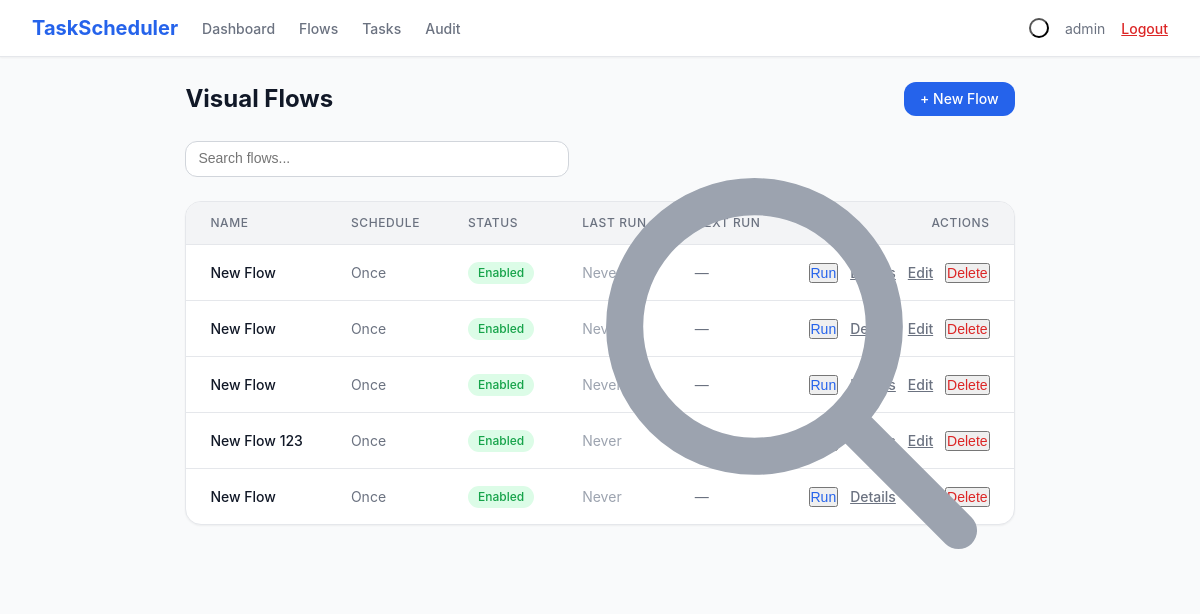
/flows (signed in), run on the app's committed database.
### models.py (models this page shows, shortened)
class Flow(db.Model):
    __tablename__ = 'flows'
    id = db.Column(db.Integer, primary_key=True)
    name = db.Column(db.String(200), nullable=False)
    schedule_type = db.Column(db.String(50), nullable=False)
    schedule_config = db.Column(db.Text, default='{}')
    enabled = db.Column(db.Boolean, default=True)
    nodes = db.Column(db.Text, default='[]')
    connections = db.Column(db.Text, default='[]')
    timeout_seconds = db.Column(db.Integer, default=30)
    max_retries = db.Column(db.Integer, default=0)
    last_run_time = db.Column(db.DateTime, nullable=True)
    last_run_status = db.Column(db.String(20), nullable=True)
    last_run_output = db.Column(db.Text, nullable=True)
    last_run_node_errors = db.Column(db.Text, default='{}')
    next_run_time = db.Column(db.DateTime, nullable=True)
    created_at = db.Column(db.DateTime, default=datetime.utcnow)
    updated_at = db.Column(db.DateTime, default=datetime.utcnow, onupdate=datetime.utcnow)

### app.py (the view)
@app.route('/flows')
@login_required
def flows_list():
    search = request.args.get('search', '')
    query = Flow.query
    if search:
        query = query.filter(Flow.name.contains(search))
    flows = query.order_by(Flow.created_at.desc()).all()
    return render_template('flows.html', flows=flows, search=search)

### app.py (called while the page is built)
def login_required(f):
    @wraps(f)
    def decorated_function(*args, **kwargs):
        if 'user_id' not in session:
            if request.is_json or request.path.startswith('/api/'):
                return jsonify({'error': 'Unauthorized'}), 401
            return redirect(url_for('login'))
        return f(*args, **kwargs)
    return decorated_function

### templates/flows.html (shortened to what this page needs)
{% extends "base.html" %}
{% block content %}
<div class="space-y-6">
    <div class="flex items-center justify-between">
        <h1 class="text-2xl font-bold text-body">Visual Flows</h1>
        <a href="{{ url_for('flow_new') }}" class="btn btn-primary">+ New Flow</a>
    </div>
    <div class="relative">
        <input type="text" id="searchInput" placeholder="Search flows..." value="{{ search }}"
            class="form-input sm-w-96 pl-10"
            onkeyup="if(event.key==='Enter') location.search='?search='+encodeURIComponent(this.value)">
        <svg class="w-5 h-5 text-light absolute left-3 top-2.5" fill="none" stroke="currentColor" viewBox="0 0 24 24"><path stroke-linecap="round" stroke-linejoin="round" stroke-width="2" d="M21 21l-6-6m2-5a7 7 0 11-14 0 7 7 0 0114 0z"></path></svg>
    </div>
    <div class="card table-wrap">
        <table>
            <thead>
                <tr>
                    <th>Name</th>
                    <th>Schedule</th>
                    <th>Status</th>
                    <th>Last Run</th>
                    <th>Next Run</th>
                    <th class="text-right">Actions</th>
                </tr>
            </thead>
            <tbody>
                {% for flow in flows %}
                <tr>
                    <td>
                        <div class="font-medium text-body">{{ flow.name }}</div>
                    </td>
                    <td class="text-muted">{{ flow.schedule_type|title }}</td>
                    <td>
                        <span class="badge {% if flow.enabled %}badge-green{% else %}badge-gray{% endif %}">
                            {{ 'Enabled' if flow.enabled else 'Disabled' }}
                        </span>
                    </td>
                    <td>
                        {% if flow.last_run_status %}
                        <span class="{% if flow.last_run_status == 'success' %}text-green{% else %}text-red{% endif %}">{{ flow.last_run_status|title }}</span>
                        <div class="text-xs text-muted">{{ flow.last_run_time.strftime('%m/%d %H:%M') if flow.last_run_time }}</div>
                        {% else %}
                        <span class="text-light">Never</span>
                        {% endif %}
                    </td>
                    <td class="text-muted">
                        {{ flow.next_run_time.strftime('%m/%d %H:%M') if flow.next_run_time else '—' }}
                    </td>
                    <td class="text-right space-x-2">
                        <button onclick="runFlow({{ flow.id }})" class="text-primary font-medium text-sm hover:underline">Run</button>
                        <a href="{{ url_for('flow_detail', id=flow.id) }}" class="text-muted font-medium text-sm hover:text-body">Details</a>
                        <a href="{{ url_for('flow_edit', id=flow.id) }}" class="text-muted font-medium text-sm hover:text-body">Edit</a>
                        <form method="POST" action="{{ url_for('flow_delete', id=flow.id) }}" class="inline" onsubmit="return confirm('Delete this flow?')">
                            <button type="submit" class="text-red font-medium text-sm hover:underline">Delete</button>
                        </form>
                    </td>
                </tr>
                {% endfor %}
            </tbody>
        </table>
    </div>
</div>
{% endblock %}

### static/css/style.css (style rules this page uses)
:root { --bg-body: #f9fafb; --bg-card: #ffffff; --bg-nav: #ffffff; --bg-sidebar: #f3f4f6; --bg-input: #ffffff; --bg-code: #f3f4f6; --bg-hover: #f9fafb; --bg-badge-green: #dcfce7; --bg-badge-red: #fee2e2; --bg-badge-blue: #dbeafe; --bg-badge-amber: #fef3c7; --bg-badge-purple: #f3e8ff; --bg-badge-gray: #f3f4f6; --bg-primary-50: #eff6ff; --bg-primary-100: #dbeafe; --bg-primary-600: #2563eb; --bg-primary-700: #1d4ed8; --bg-green-600: #16a34a; --bg-green-700: #15803d; --bg-gray-100: #f3f4f6; --bg-gray-200: #e5e7eb; --bg-gray-600: #4b5563; --bg-gray-700: #374151; --bg-gray-800: #1f2937; --bg-gray-900: #111827; --bg-red-100: #fee2e2; --bg-red-500: #ef4444; --bg-red-600: #dc2626; --text-body: #111827; --text-muted: #6b7280; --text-light: #9ca3af; --text-primary: #2563eb; --text-green: #16a34a; --text-red: #dc2626; --text-purple: #9333ea; --text-amber: #92400e; --text-blue: #1e40af; --border-color: #e5e7eb; --border-dark: #d1d5db; --shadow-sm: 0 1px 2px 0 rgba(0,0,0,0.05); --shadow: 0 1px 3px 0 rgba(0,0,0,0.1), 0 1px 2px -1px rgba(0,0,0,0.1); --shadow-lg: 0 10px 15px -3px rgba(0,0,0,0.1), 0 4px 6px -4px rgba(0,0,0,0.1); --shadow-xl: 0 20px 25px -5px rgba(0,0,0,0.1), 0 8px 10px -6px rgba(0,0,0,0.1); --radius-sm: 0.375rem; --radius: 0.5rem; --radius-lg: 0.75rem; --radius-xl: 1rem; --radius-full: 9999px; }
* { box-sizing: border-box; margin: 0; padding: 0; }
html, body { height: 100%; }
body { font-family: -apple-system, BlinkMacSystemFont, 'Segoe UI', Roboto, sans-serif; background: var(--bg-body); color: var(--text-body); line-height: 1.5; -webkit-font-smoothing: antialiased; }
.page { min-height: 100vh; display: flex; flex-direction: column; }
.flex { display: flex; }
.items-center { align-items: center; }
.justify-between { justify-content: space-between; }
.space-y-6 > * + * { margin-top: 1.5rem; }
.space-x-2 > * + * { margin-left: 0.5rem; }
.text-sm { font-size: 0.875rem; }
.text-2xl { font-size: 1.5rem; }
.font-medium { font-weight: 500; }
.font-bold { font-weight: 700; }
.text-right { text-align: right; }
.text-body { color: var(--text-body); }
.text-muted { color: var(--text-muted); }
.text-light { color: var(--text-light); }
.text-primary { color: var(--text-primary); }
.text-red { color: var(--text-red); }
.card { background: var(--bg-card); border-radius: var(--radius-xl); box-shadow: var(--shadow-sm); border: 1px solid var(--border-color); }
.btn { display: inline-flex; align-items: center; justify-content: center; gap: 0.5rem; padding: 0.5rem 1rem; border-radius: var(--radius-lg); font-size: 0.875rem; font-weight: 500; border: none; cursor: pointer; text-decoration: none; transition: all 0.15s; line-height: 1.25; }
.btn-primary { background: var(--bg-primary-600); color: #fff; }
.form-input, .form-select, .form-textarea { width: 100%; padding: 0.5rem 0.75rem; border: 1px solid var(--border-dark); border-radius: var(--radius-lg); background: var(--bg-input); color: var(--text-body); font-size: 0.875rem; line-height: 1.25; transition: border-color 0.15s, box-shadow 0.15s; }
.table-wrap { overflow-x: auto; }
table { width: 100%; border-collapse: collapse; font-size: 0.875rem; }
thead { background: var(--bg-gray-100); }
th { padding: 0.75rem 1.5rem; text-align: left; font-size: 0.75rem; font-weight: 500; text-transform: uppercase; letter-spacing: 0.05em; color: var(--text-muted); }
td { padding: 1rem 1.5rem; border-top: 1px solid var(--border-color); }
.badge { display: inline-flex; align-items: center; padding: 0.125rem 0.625rem; border-radius: var(--radius-full); font-size: 0.75rem; font-weight: 500; }
.badge-green { background: var(--bg-badge-green); color: var(--text-green); }
.inline { display: inline; }
.relative { position: relative; }
.absolute { position: absolute; }
@media (min-width: 640px) { .sm-w-96 { width: 24rem; } }
.sm-w-96 { width: 100%; }

### data on the page
Flow: name "New Flow", schedule_type "Once", enabled "Enabled", shows "Never", next_run_time "—"
Flow: name "New Flow", schedule_type "Once", enabled "Enabled", shows "Never", next_run_time "—"
Flow: name "New Flow", schedule_type "Once", enabled "Enabled", shows "Never", next_run_time "—"
Flow: name "New Flow 123", schedule_type "Once", enabled "Enabled", shows "Never"
Flow: name "New Flow", schedule_type "Once", enabled "Enabled", shows "Never", next_run_time "—"

### other printed values
{{ session.username }} "admin"
